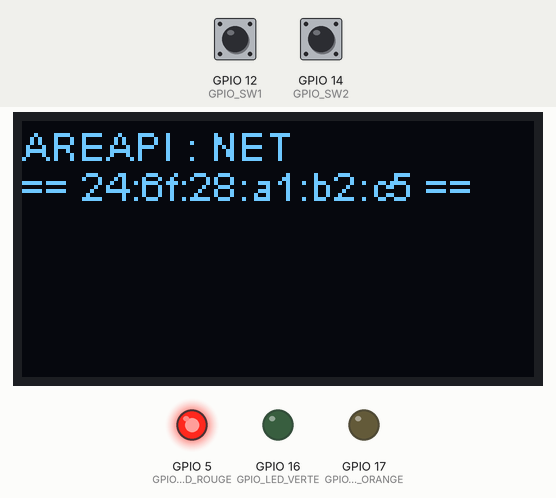
Recording of a program running on a simulated ESP32. Parts: 128×64 one-colour display, output pins drawn as LEDs (lit = HIGH). The test bench sets the inputs (shaded band); at power-on: GPIO 12 (GPIO_SW1) HIGH, GPIO 14 (GPIO_SW2) HIGH. Nothing arrives over Bluetooth unless stated; what the program prints to the serial monitor is not drawn.

Above: at 1.2 s.
1.3 s: GPIO 12 (GPIO_SW1) pulled LOW for 0.15 s
At 1.7 s:
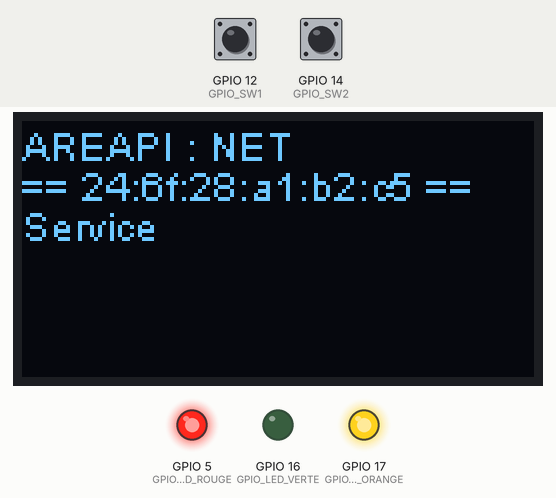
2.9 s: GPIO 14 (GPIO_SW2) pulled LOW for 0.15 s
At 3.07 s:
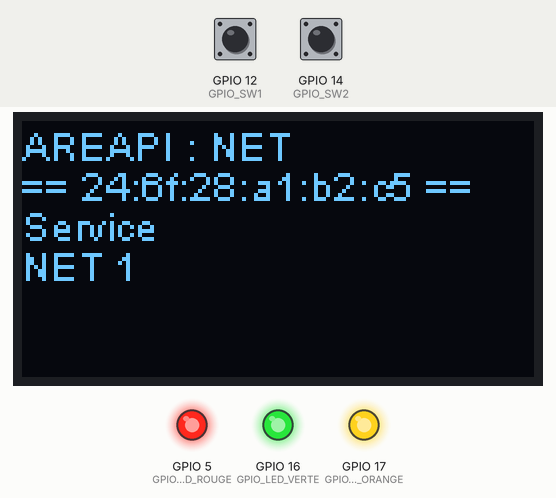
6.2 s: GPIO 12 (GPIO_SW1) pulled LOW for 1 s
At 6.6 s:
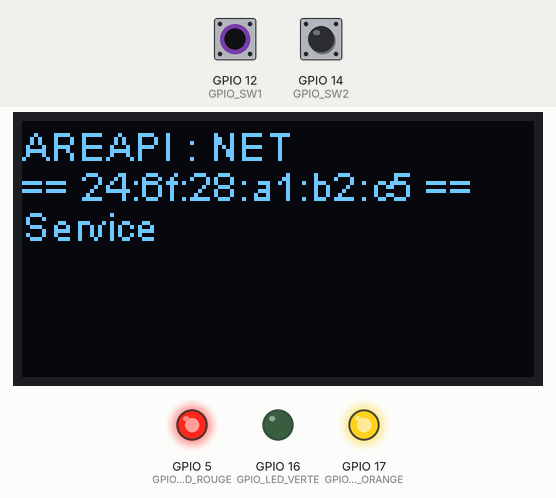
8.7 s: GPIO 14 (GPIO_SW2) pulled LOW for 1 s
At 8.87 s:
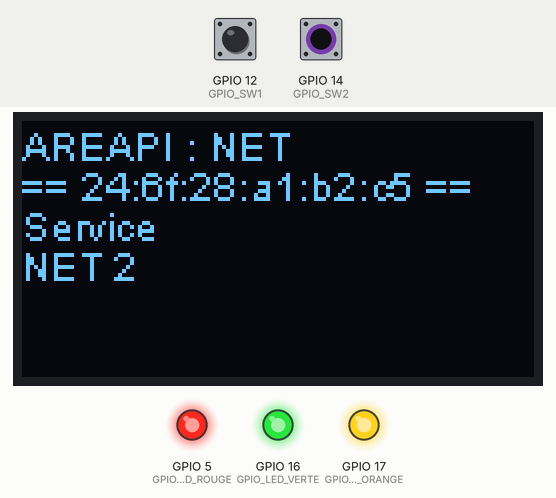
11.2 s: GPIO 12 (GPIO_SW1) pulled LOW for 3.2 s
At 11.6 s:
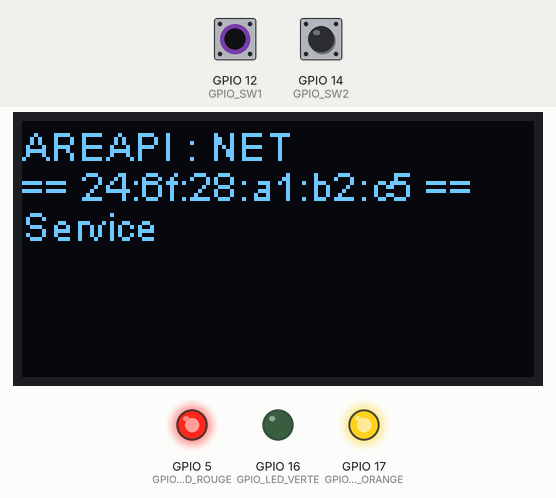
Timing chart, 0 to 14.2 s (numbered marks = the images above; inputs shaded):
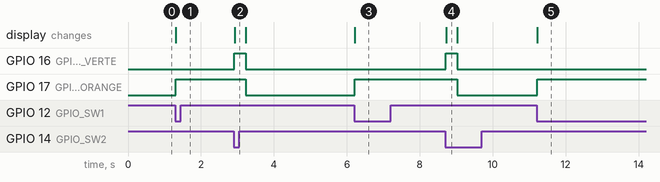

Measured:
- after the input at 1.3 s, GPIO 17 (GPIO_LED_ORANGE): LOW → HIGH at once; the display: changes at once (image 1)
- after the input at 2.9 s, GPIO 16 (GPIO_LED_VERTE): LOW → HIGH at once, → LOW 0.31 s later; GPIO 17 (GPIO_LED_ORANGE): HIGH → LOW after 0.33 s; the display: changes at once (image 2)
- after the input at 6.2 s, GPIO 17 (GPIO_LED_ORANGE): LOW → HIGH at once; the display: changes at once (image 3)
- after the input at 8.7 s, GPIO 16 (GPIO_LED_VERTE): LOW → HIGH at once, → LOW 0.31 s later; GPIO 17 (GPIO_LED_ORANGE): HIGH → LOW after 0.33 s; the display: changes at once (image 4)
- after the input at 11.2 s, GPIO 17 (GPIO_LED_ORANGE): LOW → HIGH at once; the display: changes at once (image 5)

The program:

main.cpp
```cpp
/**
*
* @file src/main.cpp
*
* @brief Programme principal : Simulateur AREAPI 2022
*
* @author Thierry Vaira
*
* @version 0.2
*
*/
#include <Arduino.h>
#include <BluetoothSerial.h>
#include <afficheur.h>
#include "esp_bt_main.h"
#include "esp_bt_device.h"

#define DEBUG

// Brochages
#define GPIO_LED_ROUGE      5       //!< Mise sous tension
#define GPIO_LED_ORANGE     17      //!< Un service
#define GPIO_LED_VERTE      16      //!< Un net
#define GPIO_SW1            12      //!< Pour simuler un service
#define GPIO_SW2            14      //!< Pour simuler un net
#define ADRESSE_I2C_OLED    0x3c    //!< Adresse I2C de l'OLED
#define BROCHE_I2C_SDA      21      //!< Broche SDA
#define BROCHE_I2C_SCL      22      //!< Broche SCL

// Protocole (cf. Google Drive)
#define EN_TETE_TRAME_RECEPTION "$AREA"
#define EN_TETE_TRAME_EMISSION  "$AREA"
#define TRAME_TABLE             "TABLE"
#define TRAME_SERVICE           "SERVICE"
#define TRAME_NET               "NET"
#define TRAME_RAZ_COMPTEUR_NET  "RAZ"
#define DELIMITEUR_CHAMP        ";"
#define DELIMITEURS_FIN         "\r\n"
#define DELIMITEUR_DATAS        ';'
#define DELIMITEUR_FIN          '\n'

// Variables
BluetoothSerial ESPBluetooth;
int nbNets = 1;             //!< Compteur de nets par partie
bool enCours = false;       //!< true si une partie est en cours
bool service = false;       //!< true si un service est en cours
bool refresh = false;       //!< true pour demander un refraichissement de l'écran OLED
bool refreshNet = false;    //!< pour la détction d'un net
Afficheur afficheur(ADRESSE_I2C_OLED, BROCHE_I2C_SDA, BROCHE_I2C_SCL); //!< afficheur OLED SSD1306

/**
 * @brief Envoie une trame via le Bluetooth
 *
 * @fn envoyerTrameNet()
 */
void envoyerTrameNet(int nbNets)
{
  char trameEnvoi[64];

  //Format : $AREA;NET;1;\r\n
  sprintf((char *)trameEnvoi, "$AREA;NET;%d;\r\n", nbNets);
  ESPBluetooth.write((uint8_t*)trameEnvoi, strlen((char *)trameEnvoi));
  #ifdef DEBUG
  String trame = String(trameEnvoi);
  trame.remove(trame.indexOf("\r"), 2);
  Serial.print("--> ");
  Serial.println(trame);
  #endif
}

/**
 * @brief Déclenchée par interruption sur le bouton SW1
 *
 * @fn simulerService()
 */
void IRAM_ATTR simulerService()
{
  service = true;
  //nbNets = 1;

  char strMessageDisplay[24];
  sprintf(strMessageDisplay, "Service");
  afficheur.setMessageLigne(Afficheur::Ligne1, String(strMessageDisplay));
  afficheur.setMessageLigne(Afficheur::Ligne2, ""); // Reset ligne NET
  refresh = true;
  #ifdef DEBUG
  Serial.println("Simulation service !");
  #endif
}

/**
 * @brief Déclenchée par interruption sur le bouton SW2
 *
 * @fn simulerNet()
 */
void IRAM_ATTR simulerNet()
{
  if(refreshNet || !service)
    return;

  //int hasard = random(10);

  //if(hasard < 6)
  {
    envoyerTrameNet(nbNets);
    refreshNet = true;
    service = false;

    char strMessageDisplay[24];
    sprintf(strMessageDisplay, "NET %d", nbNets);
    afficheur.setMessageLigne(Afficheur::Ligne2, String(strMessageDisplay));
    refresh = true;

    #ifdef DEBUG
    Serial.print("NET ");
    Serial.println(nbNets);
    #endif

    nbNets++;
  }
}

/**
 * @brief Lit une trame via le Bluetooth
 *
 * @fn lireTrame(String &trame)
 * @param trame la trame reçue
 * @return bool true si une trame a été lue, sinon false
 */
bool lireTrame(String &trame)
{
  if (ESPBluetooth.available())
  {
    trame.clear();
    trame = ESPBluetooth.readStringUntil(DELIMITEUR_FIN);
    #ifdef DEBUG
    Serial.print("<-- ");
    Serial.println(trame);
    #endif
    trame.concat(DELIMITEUR_FIN); // remet le DELIMITEUR_FIN
    return true;
  }

  return false;
}

/**
 * @brief Vérifie si la trame reçue est une trame valide
 *
 * @fn verifierTrameMobile(String &trame)
 * @param trame
 * @return bool true si une trame valide a été reçue, sinon false
 */
bool verifierTrameMobile(String &trame)
{
  String trameTable;
  String trameDebutTable;
  //trame.toUpperCase();
  // $AREA;TABLE;ETAT;\r\n
  trameDebutTable = String(EN_TETE_TRAME_RECEPTION) + String(DELIMITEUR_CHAMP) + String(TRAME_TABLE) + String(DELIMITEUR_CHAMP);
  trameTable = String(EN_TETE_TRAME_RECEPTION) + String(DELIMITEUR_CHAMP) + String(TRAME_TABLE) + String(DELIMITEUR_CHAMP) + String("1") + String(DELIMITEUR_CHAMP) + String(DELIMITEURS_FIN);
  //trameDebutTable.toUpperCase();
  //trameService.toUpperCase();
  if(trame.startsWith(trameDebutTable))
  {
    if(trame.equals(trameTable))
    {
      enCours = true;

      char strMessageDisplay[24];
      sprintf(strMessageDisplay, "PARTIE en cours");
      afficheur.setMessageLigne(Afficheur::Ligne1, String(strMessageDisplay));
      afficheur.setMessageLigne(Afficheur::Ligne2, ""); // Reset ligne NET
      refresh = true;
      #ifdef DEBUG
      Serial.println("Partie en cours !");
      #endif
      return true;
    }
    else
    {
      enCours = false;

      char strMessageDisplay[24];
      sprintf(strMessageDisplay, "PARTIE finie");
      afficheur.setMessageLigne(Afficheur::Ligne1, String(strMessageDisplay));
      afficheur.setMessageLigne(Afficheur::Ligne2, ""); // Reset ligne NET
      refresh = true;
      #ifdef DEBUG
      Serial.println("Partie terminée !");
      #endif
      return true;
    }
  }

  String trameService;
  //trame.toUpperCase();
  // $AREA;SERVICE;\r\n
  trameService = String(EN_TETE_TRAME_RECEPTION) + String(DELIMITEUR_CHAMP) + String(TRAME_SERVICE) + String(DELIMITEUR_CHAMP) + String(DELIMITEURS_FIN);
  //trameService.toUpperCase();
  if(trame.equals(trameService))
  //if(trame.startsWith(trameService))
  {
    //if(enCours)
    service = true;

    char strMessageDisplay[24];
    sprintf(strMessageDisplay, "SERVICE");
    afficheur.setMessageLigne(Afficheur::Ligne1, String(strMessageDisplay));
    afficheur.setMessageLigne(Afficheur::Ligne2, ""); // Reset ligne NET
    refresh = true;
    #ifdef DEBUG
    Serial.println("Service !");
    #endif
    return true;
  }

  String trameRaz;
  //trame.toUpperCase();
  // $AREA;RAZ;\r\n
  trameRaz = String(EN_TETE_TRAME_RECEPTION) + String(DELIMITEUR_CHAMP) + String(TRAME_RAZ_COMPTEUR_NET) + String(DELIMITEUR_CHAMP) + String(DELIMITEURS_FIN);
  //trameRaz.toUpperCase();
  if(trame.equals(trameRaz))
  //if(trame.startsWith(trameRaz))
  {
    // remettre le compteur de nets à 1 ???
    nbNets = 1;

    char strMessageDisplay[24];
    sprintf(strMessageDisplay, "RAZ");
    afficheur.setMessageLigne(Afficheur::Ligne1, String(strMessageDisplay));
    afficheur.setMessageLigne(Afficheur::Ligne2, ""); // Reset ligne NET
    refresh = true;
    #ifdef DEBUG
    Serial.println("Raz !");
    #endif
    return true;
  }

  return false;
}

void reinitialiserAffichage()
{
  afficheur.setMessageLigne(Afficheur::Ligne1, "");
  afficheur.setMessageLigne(Afficheur::Ligne2, "");
  afficheur.setMessageLigne(Afficheur::Ligne3, "");
  refresh = true;
}

/**
* @brief Initialise les ressources du programme
*
* @fn setup
*
*/
void setup()
{
  Serial.begin(115200);
  while (!Serial);

  // Configuration des E/S
  pinMode(GPIO_LED_ROUGE, OUTPUT);
  pinMode(GPIO_LED_ORANGE, OUTPUT);
  pinMode(GPIO_LED_VERTE, OUTPUT);
  pinMode(GPIO_SW1, INPUT_PULLUP);
  pinMode(GPIO_SW2, INPUT_PULLUP);

  // Installe le gestionnaire d'interruption pour SW1 -> Simule un service
  attachInterrupt(digitalPinToInterrupt(GPIO_SW1), simulerService, FALLING);
  // Installe le gestionnaire d'interruption pour SW2 -> Simule un NET
  attachInterrupt(digitalPinToInterrupt(GPIO_SW2), simulerNet, FALLING);

  // Initialisation des états des leds
  digitalWrite(GPIO_LED_ROUGE, LOW);
  digitalWrite(GPIO_LED_ORANGE, LOW);
  digitalWrite(GPIO_LED_VERTE, LOW);

  // Initialisation de l'affichage OLED
  afficheur.initialiser();

  String titre = "";
  String stitre = "=====================";
  String nomBluetooth = "areapi-net-1";
  ESPBluetooth.begin(nomBluetooth);
  const uint8_t* adresseESP32 = esp_bt_dev_get_address();
  char str[18];
  sprintf(str, "%02x:%02x:%02x:%02x:%02x:%02x", adresseESP32[0], adresseESP32[1], adresseESP32[2], adresseESP32[3], adresseESP32[4], adresseESP32[5]);
  stitre = String("== ") + String(str) + String(" ==");
  titre = String("AREAPI : NET");
  digitalWrite(GPIO_LED_ROUGE, HIGH);

  #ifdef DEBUG
  Serial.println(titre);
  Serial.println(stitre);
  #endif

  afficheur.setTitre(titre);
  afficheur.setSTitre(stitre);
  afficheur.afficher();
}

/**
* @brief Boucle infinie d'exécution du programme
*
* @fn loop
*
*/
void loop()
{
  String trame;

  // Rafraîchir l'affichage de l'écran OLED
  if(refresh)
  {
    afficheur.afficher();
    refresh = false;
  }

  // Gérer l'anti-rebond et la durée d'affichage d'un net
  if(refreshNet)
  {
    digitalWrite(GPIO_LED_VERTE, HIGH);
    afficheur.afficher();
    delay(300);
    refreshNet = false;
    digitalWrite(GPIO_LED_VERTE, LOW);
    reinitialiserAffichage();
  }

  // Recevoir une trame du terminal Mobile ?
  if(lireTrame(trame))
  {
    if(verifierTrameMobile(trame))
    {
      #ifdef DEBUG
      Serial.println("Trame valide !");
      #endif
    }
  }

  // Afficher la led si un service est encours ?
  if(service)
  {
    digitalWrite(GPIO_LED_ORANGE, HIGH);
  }
  else
  {
    digitalWrite(GPIO_LED_ORANGE, LOW);
  }
}
```
